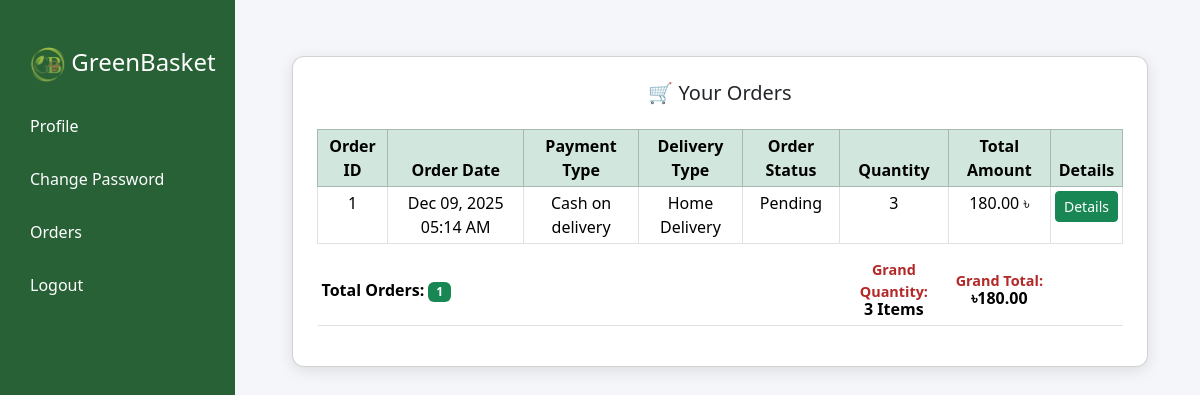
The page /user_orders.php (signed in) on the database its author committed.
### tables this page shows
CREATE TABLE `orders` (
  `id` int(11) NOT NULL,
  `user_id` int(11) NOT NULL,
  `vendor_id` int(11) NOT NULL,
  `name` varchar(100) DEFAULT NULL,
  `email` varchar(150) DEFAULT NULL,
  `address` varchar(255) DEFAULT NULL,
  `country` varchar(100) DEFAULT NULL,
  `state` varchar(100) DEFAULT NULL,
  `zipcode` varchar(20) DEFAULT NULL,
  `payment` varchar(50) DEFAULT NULL,
  `delivery_type` varchar(50) DEFAULT 'Standard',
  `shipping_tracking_number` varchar(100) DEFAULT NULL,
  `notes` text DEFAULT NULL,
  `order_status` varchar(50) DEFAULT 'Pending',
  `payment_status` enum('pending','completed','failed') DEFAULT 'pending',
  `total` decimal(10,2) DEFAULT NULL,
  `commission` decimal(10,2) DEFAULT 0.00,
  `vendor_receive_amount` decimal(10,2) DEFAULT 0.00,
  `total_quantity` int(11) DEFAULT 1,
  `order_date` timestamp NOT NULL DEFAULT current_timestamp(),
  `phone` varchar(20) DEFAULT NULL
);

### user_orders.php (the view, shortened to what this page needs)
<?php
include('db_connect.php');
$user_id = $_SESSION['user_id'];
$orders = [];
$stmt = $conn->prepare("SELECT id, total, total_quantity, payment, delivery_type, order_status, order_date, address FROM orders WHERE user_id=? ORDER BY order_date DESC");
if ($stmt) {
    $stmt->bind_param("i", $user_id);
    $stmt->execute();
    $res = $stmt->get_result();
    if ($res) $orders = $res->fetch_all(MYSQLI_ASSOC);
} else {
    $error = "Failed to fetch orders. Please try again.";
}
$grand_total = 0;
$grand_quantity = 0;
foreach ($orders as $order) {
    $grand_total += $order['total'];
    $grand_quantity += $order['total_quantity'];
}
?>
<!DOCTYPE html>
<html lang="en">
<head>
<link href="https://cdn.jsdelivr.net/npm/bootstrap@5.3.3/dist/css/bootstrap.min.css" rel="stylesheet">
</head>
<body>
<div class="sidebar">
    <h4 class="text-center"><a class="navbar-brand" href="index.php">
        <img src="image/logo.png" alt="GreenBasket Logo" class="logo-img">
        GreenBasket
    </a></h4>
    <a href="user_panel.php">Profile</a>
    <a href="user_change_pass.php">Change Password</a>
    <a href="user_orders.php">Orders</a>
    <a href="user_logout.php">Logout</a>
</div>
<div class="main-content">
    <div class="container-fluid">
        <div class="row g-4">
            <div class="col-lg-12" id="orders">
                <div class="card p-4 mt-3">
                    <h5 class="text-center">🛒 Your Orders</h5>
                    <?php if(empty($orders)) { ?>
                        <p class="text-center text-muted mt-3">No orders found.</p>
                    <?php } else { ?>
                        <div class="table-responsive mt-3">
                            <table class="table table-sm table-bordered text-center">
                                <thead class="table-success">
                                    <tr>
                                        <th>Order ID</th>
                                        <th>Order Date</th>
                                        <th>Payment Type</th>
                                        <th>Delivery Type</th>
                                        <th>Order Status</th>
                                        <th>Quantity</th>
                                        <th>Total Amount</th>
                                        <th>Details</th>
                                    </tr>
                                </thead>
                                <tbody>
                                    <?php foreach($orders as $o): ?>
                                    <tr>
                                        <td><?php echo $o['id']; ?></td>
                                        <td><?php echo date('M d, Y h:i A', strtotime($o['order_date'])); ?></td>
                                        <td><?php echo htmlspecialchars($o['payment']); ?></td>
                                        <td><?php echo htmlspecialchars($o['delivery_type']); ?></td>
                                        <td><?php echo htmlspecialchars($o['order_status']); ?></td>
                                        <td><?php echo $o['total_quantity']; ?></td>
                                        <td><?php echo number_format($o['total'],2); ?> ৳</td>
                                        <td>
                                            <button class="btn btn-sm btn-success text-white"
                                                onclick="loadOrderDetails(<?php echo $o['id']; ?>)"
                                                data-bs-toggle="modal"
                                                data-bs-target="#orderDetailsModal">
                                                Details
                                            </button>
                                        </td>
                                    </tr>
                                    <?php endforeach; ?>
                                </tbody>
                                <tfoot>
                                    <tr class="order-summary-row">
                                        <td colspan="3" class="text-start total-orders-cell">
                                            Total Orders: <span class="badge bg-success"><?php echo count($orders); ?></span>
                                        </td>
                                        <td colspan="2"></td>
                                        <td class="grand-quantity-cell">
                                            <span class="grand-label">Grand Quantity:</span> <?php echo $grand_quantity; ?> Items
                                        </td>
                                        <td class="grand-total-cell">
                                            <span class="grand-label">Grand Total:</span> ৳<?php echo number_format($grand_total, 2); ?>
                                        </td>
                                        <td></td>
                                    </tr>
                                </tfoot>
                            </table>
                        </div>
                    <?php } ?>
                </div>
            </div>
        </div>
    </div>
</div>
</body>
</html>

### user_orders.php (style rules this page uses)
body { background-color: #f5f6fa; }
.sidebar { height: 100vh; background-color: #286136ff; color: #fff; padding-top: 30px; position: fixed; width: 235px; top: 0; left: 0; }
.sidebar a { color: #fff; text-decoration: none; display: block; padding: 12px 20px; border-radius: 8px; margin: 5px 10px; transition: 0.3s; font-weight: 500; }
.main-content { margin-left: 240px; padding: 40px; }
.card { border-radius: 12px; box-shadow: 0 4px 15px rgba(0,0,0,0.1); }
.order-summary-row { display: table-row; font-weight: bold; }
.order-summary-row td { border: none !important; padding-top: 15px !important; }
.grand-label { font-size: 0.9rem; font-weight: bold; color: #b42828; display: block; margin-bottom: -5px; }
.total-orders-cell { text-align: left !important; font-size: 1rem; color: #478b58; }
.grand-quantity-cell { text-align: center !important; font-size: 1rem; color: #000; }
.grand-total-cell { text-align: center !important; font-size: 1rem; color: #000; }
.navbar-brand .logo-img { height: 35px; width: auto; margin-right: 0px; vertical-align: middle; }

### rows shown on the page
orders: id "1", order_date "Dec 09, 2025 05:14 AM", payment "Cash on delivery", delivery_type "Home Delivery", order_status "Pending", total_quantity "3", total "180.00"

### other values the page prints
count($orders) "1"
$grand_quantity "3"
$grand_total "180.00"
